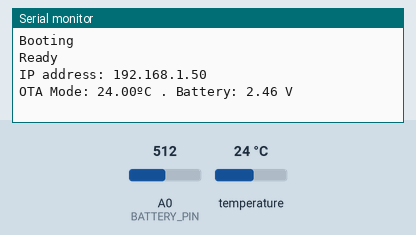
Bench run of a sketch on a simulated ESP8266 (NodeMCU). Shown: the last lines printed to the serial monitor. Inputs (shaded band) come from the test bench; at power-on: temperature 24 °C, A0 (BATTERY_PIN) = 512. WiFi joins after 1.5 s; servers stay silent unless stated.

Above: at 2.7 s.
2.8 s: temperature set to 12 °C
At 3.7 s:
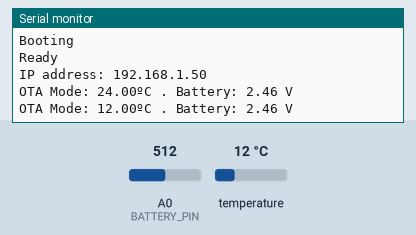
4.3 s: A0 (BATTERY_PIN) set to 716
At 5.2 s:
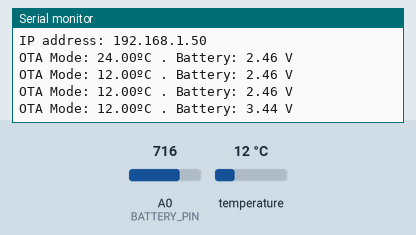
5.8 s: temperature set to 19 °C
At 6.7 s:
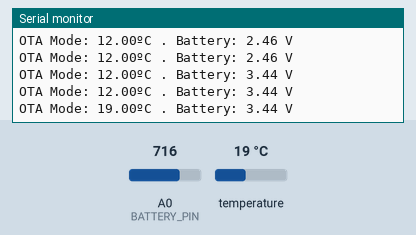
7.3 s: A0 (BATTERY_PIN) set to 900
At 12.3 s:
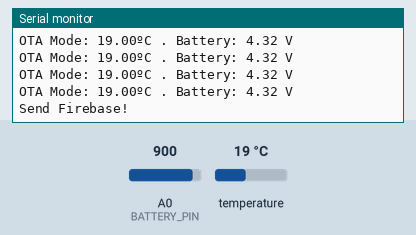
Timing chart, 0 to 13.5 s (numbered marks = the images above; inputs shaded):
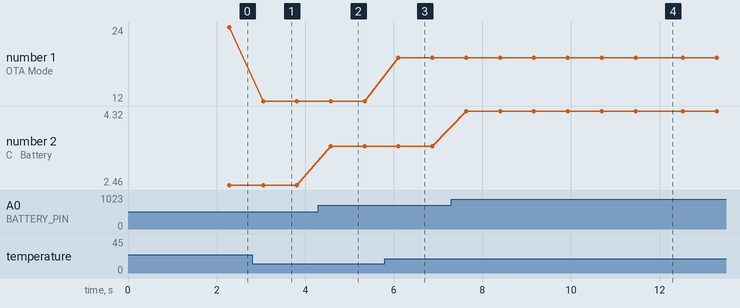

The sketch:

wireless_temperature_monitor_esp8266_ota.ino
```cpp
/*
   Created by Carl Erick Rowan

   Email: carlerickrowan@gmail.com

   Github: https://github.com/carlerickrowan/Covid19-Patient-Wireless-Monitor-Kit

   Facebook: fb.com/fastproto

*/

#include "FirebaseESP8266.h"
#include <ESP8266WiFi.h>
#include <ESP8266mDNS.h>
#include <WiFiUdp.h>
#include <ArduinoOTA.h>

// Replace with your network credentials
#include <OneWire.h>
#include <DallasTemperature.h>

String patient_number = "/0001";        //change this based on the device number

#define UPDATE_INTERVAL (10000)
#define BATTERY_PIN (A0)

#define FIREBASE_HOST "FILL THIS!" //Do not include https:// in FIREBASE_HOST
#define FIREBASE_AUTH "FILL THIS!"

#define WIFI_SSID "FILL THIS!"
#define WIFI_PASSWORD "FILL THIS!"

// GPIO where the DS18B20 is connected to
const int oneWireBus = 13;

// Setup a oneWire instance to communicate with any OneWire devices
OneWire oneWire(oneWireBus);

// Pass our oneWire reference to Dallas Temperature sensor
DallasTemperature sensors(&oneWire);

//Define Firebase Data object
FirebaseData firebaseData;

uint32_t current_millis = 0;
uint32_t prev_millis = 0;

uint16_t adc_count = 0;
float battery_voltage = 0;

void setup()
{
  Serial.begin(115200);

  sensors.begin();
  Serial.println("Booting");
  WiFi.mode(WIFI_STA);
  WiFi.begin(WIFI_SSID, WIFI_PASSWORD);
  while (WiFi.waitForConnectResult() != WL_CONNECTED)
  {
    Serial.println("Connection Failed! Rebooting...");
    delay(5000);
    ESP.restart();
  }

  // Port defaults to 8266
  // ArduinoOTA.setPort(8266);

  // Hostname defaults to esp8266-[ChipID]
  // ArduinoOTA.setHostname("myesp8266");

  // No authentication by default
  // ArduinoOTA.setPassword((const char *)"123");

  ArduinoOTA.onStart([]() {
    Serial.println("Start");
  });
  ArduinoOTA.onEnd([]() {
    Serial.println("\nEnd");
  });
  ArduinoOTA.onProgress([](unsigned int progress, unsigned int total) {
    Serial.printf("Progress: %u%%\r", (progress / (total / 100)));
  });
  ArduinoOTA.onError([](ota_error_t error) {
    Serial.printf("Error[%u]: ", error);
    if (error == OTA_AUTH_ERROR) Serial.println("Auth Failed");
    else if (error == OTA_BEGIN_ERROR) Serial.println("Begin Failed");
    else if (error == OTA_CONNECT_ERROR) Serial.println("Connect Failed");
    else if (error == OTA_RECEIVE_ERROR) Serial.println("Receive Failed");
    else if (error == OTA_END_ERROR) Serial.println("End Failed");
  });
  ArduinoOTA.begin();
  Serial.println("Ready");
  Serial.print("IP address: ");
  Serial.println(WiFi.localIP());

  Firebase.begin(FIREBASE_HOST, FIREBASE_AUTH);
  Firebase.reconnectWiFi(true);

  //Set database read timeout to 1 minute (max 15 minutes)
  Firebase.setReadTimeout(firebaseData, 1000 * 60);
  //tiny, small, medium, large and unlimited.
  //Size and its write timeout e.g. tiny (1s), small (10s), medium (30s) and large (60s).
  Firebase.setwriteSizeLimit(firebaseData, "tiny");
}

void loop()
{
  ArduinoOTA.handle();

  current_millis = millis();

  sensors.requestTemperatures();
  float celcius = sensors.getTempCByIndex(0);

  adc_count = analogRead(BATTERY_PIN);
  battery_voltage = adc_count * 0.0048;

  Serial.print("OTA Mode: ");
  Serial.print(celcius);
  Serial.print("ºC . ");

  Serial.print("Battery: ");
  Serial.print(battery_voltage);
  Serial.println(" V");

  if (current_millis - prev_millis > UPDATE_INTERVAL)
  {
    adc_count = analogRead(BATTERY_PIN);
    battery_voltage = adc_count * 0.0048;
    prev_millis = current_millis;
    Serial.println("Send Firebase!");
    Firebase.setFloat(firebaseData, patient_number + "/Temperature", celcius);
    Firebase.setFloat(firebaseData, patient_number + "/Battery", battery_voltage);
  }
}
```

Measured:
- after the input at 2.8 s, the serial monitor: prints a new line after 0.25 s (image 1)
- after the input at 4.3 s, the serial monitor: prints a new line after 0.28 s (image 2)
- after the input at 5.8 s, the serial monitor: prints a new line after 0.31 s (image 3)
- after the input at 7.3 s, the serial monitor: prints a new line after 0.34 s (image 4)
- plotted number 1: 24 → 12 after the input at 2.8 s, 12 → 19 after the input at 5.8 s
- plotted number 2: 2.46 → 3.44 after the input at 4.3 s, 3.44 → 4.32 after the input at 7.3 s
